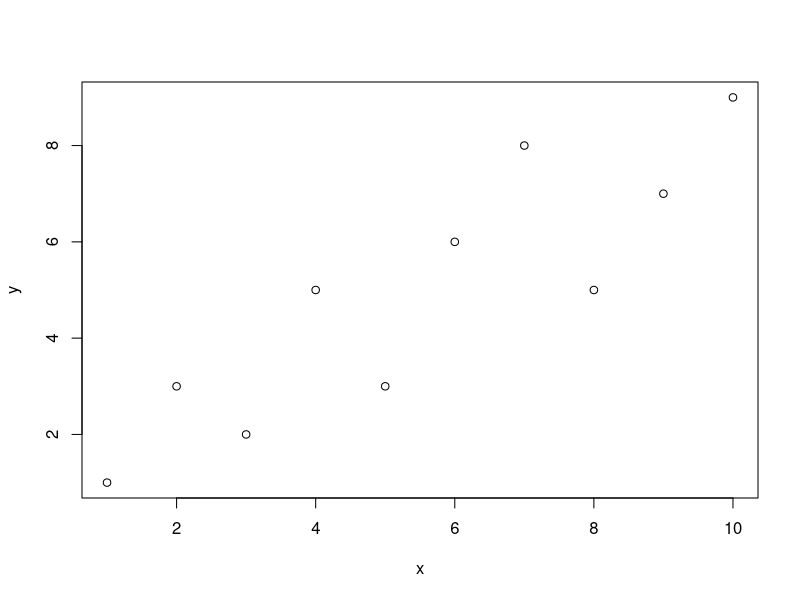
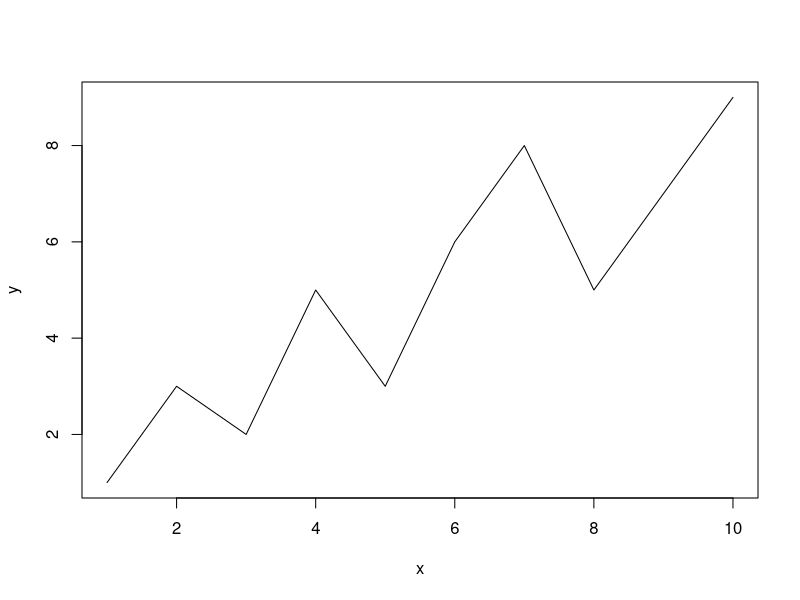

Recreate these plots in R, in order.
# This is an R script. Any line that starts with # is a comment.
# Comments are ignored by R when you run the script..

#### RUNNING CODE ####

# There are a few ways to run this script in RStudio.
# 1) You can run the entire script by pressing Ctrl+Alt+R, or by pressing the Source
#    button in the top right corner of this window.
# 2) You can run a section of the code by selecting it and pressing the Run button,
#    or by pressing Cmd+Enter on a Mac or Ctrl+Enter on a PC. If you do not select any
#    code, then only the line that your cursor is on will be run.
# 3) There are other shortcuts available in the Code menu at the top of the screen.

# Try putting the cursor on the line below and running it by pressing Ctrl+Enter (Cmd+Enter)

2 + 2

# In the console output window below, you should see that R can do math.

#### BASIC MATH ####

# Try adding some code below to subtract (-), multiply (*), and divide (/).

# ANSWER NEEDED HERE.

# Now add some code to create exponentials (^), like 2 raised to the 8th power.

# ANSWER NEEDED HERE.

#### VARIABLES ####

# What if you want to store the result of 2 + 2 and use it later? You need a variable.

result <- 2 + 2

# The line above assigns (<-) the output of 2+2 to the variable 'result'. Run the line,
# and notice that the top right panel of RStudio has changed. It shows you that the
# variable result is currently set to 4.

# Create a variable below called 'message' and assign it the value "Welcome to R!"

# ANSWER NEEDED HERE.

# Now change 'result' to the output of 6 times 7.

# ANSWER NEEDED HERE.


#### INTERLUDE ####

# You've made a lot of changes to this file. Go ahead and create a new commit in
# GitHub Desktop and sync these changes with the GitHub repository.

#### ARRAYS / VECTORS ####

# Arrays are sets of values that have been grouped together in an order.
# In R, you can create an array using the c() function (short for combine).
# Run the line below.

my.array <- c(1,3,5,7,9)

# You can access the value of an element in the array by using it's location
# in the array.
# Note for experienced programmers: The first element in a R array is indexed at
# location 1, not location 0 like most languages.

my.array[2]

# If you wanted to get the value 7 out of the array, how would you do that?

# ANSWER NEEDED HERE.

# You can get more than one element out of an array at a time. Use an array to specify
# the locations that you want to extract.

my.array[c(1,2,3)]
my.array[c(1,5)]

# How would you get just the second and fourth elements?

# ANSWER NEEDED HERE.

# To change the value of an element in an array, just assign it a new value like it is
# a variable

my.array[1] <- 10

# There are some shortcuts for creating arrays. The : operator can be used to create
# sequences of integers

sequence <- 1:10

# Or, more generally, there is a function that you can use called seq()

sequence <- seq(from=1, to=10)

# You can look up information about a function by putting a question mark before the
# name of a function, and then running the line.

?seq

# Notice that the bottom right panel of RStudio changed to show you the documentation
# of the function. R documentation can be a little bit hard to read. You can also
# find an endless supply of examples with Google. Stack Overflow is a particularly
# useful site for finding great examples.

# Try generating a sequence below from 0 to 100 in steps of 10. (e.g., 0, 10, 20, ...)
# Read the documentation on seq or search Stack Overflow to figure out what you need to change.

# ANSWER NEEDED HERE.

# You can use basic mathematical operators with vectors and scalars.
# (A scalar is a vector with a single element, or, in plain English, just a number).

my.array <- c(1,2,3,4)
my.array <- my.array * 2

# Notice that each element of the array was multiplied by 2.

# You can also use basic mathematical operators with vectors and vectors.

array.a <- c(1,2,3,4)
array.b <- c(5,6,7,8)
array.c <- array.a + array.b

# What happens if array.a and array.b have different numbers of elements?
# Test it out below, and then write a short description of what is happening
# in a comment.

# ANSWER NEEDED HERE.

#### FINDING HELPFUL FUNCTIONS ####

# A common misconception about experienced programmers is that they can sit down
# and write a program from start-to-finish based on the knowledge in their head.
# The truth is that experienced programmers are constantly using external resources
# (the internet) to figure out how to solve problems. A big difference between
# novice and veteran programmers is that veterans know how to search for the
# specific answers that they need.

# If you are a new programmer, one of the best things you can learn is where to
# look for information. I recommend always starting with stackoverflow.com. It
# is a Q&A site used by programmers of all abilities and you can usually find an
# answer to whatever problem you are trying to solve. The hardest thing to learn
# is how to formulate a good search query so that you get the answer you are looking
# for. 

# I want you to practice. Find a function in R that will do each of the following.
# HINT: There is a built-in R function for each of these.

# 1) Take the square root of 16

# ANSWER NEEDED HERE.

# 2) Create an array that is 10 repetitions of the number 3
#    e.g., (3, 3, 3, 3, 3, 3, 3, 3, 3, 3).

# ANSWER NEEDED HERE.

# 3) Add all the numbers in the vector below.

add.me <- c(2,4,6,7,8,5,12) # the answer is 44

# ANSWER NEEDED HERE.

# 4) Generate a random integer between 0 and 100.

# ANSWER NEEDED HERE

# (This might be a good moment to commit and push your code!)

#### CONDITIONAL STATEMENTS ####

# Programs often require conditional execution:
# If this thing is true, do this.
# Otherwise, do this.

# In R, this is done with an if statement.

first.number <- 2
second.number <- 4

if(first.number < second.number){
  message <- "The first number is smaller."
} else {
  message <- "The first number is not smaller."
}
print(message)

# Write code that generates a random integer between 1 and 4, and prints "EVEN"
# or "ODD" to indicate if the number is even or odd. (You may want to search for 
# help about how to determine if a number is even or odd in R.)

# ANSWER NEEDED HERE

#### EXTERNAL LIBRARIES ####

# As you search the internet for R code, you'll often find that good solutions
# are available in R packages. R packages are code that is not part of the
# default R installation. R has a package management system that make it really
# easy to install packages. One way to install is with install.packages()

install.packages('dplyr')

# You can also use RStudio to install packages. Go to Tools > Install Packages.

# You only need to install a package ONCE per computer, so I recommend running
# the install.packages command in the R console (lower left window of RStudio)
# and not putting it in your script.

# To load a package, use library()

library(dplyr)

# You must load the package once per R session, so it makes sense to include the
# library() command in your script.

#### BASIC PLOTTING ####

# R has a very powerful set of tools for creating plots.
# We will explore these more throughout the semester. For now, let's look
# at a few really basic plots.

# Scatter plot
# You can create a scatter plot by calling plot() with two arrays of numbers.

x <- 1:10
y <- c(1,3,2,5,3,6,8,5,7,9)
plot(x,y)

# Notice that the plot shows up in RStudio's bottom right panel.

# You can change this to a line plot by setting the type option:

plot(x,y,type='l')

#### YOUR OWN FUNCTIONS ####

# To write a function in R, use the function keyword.

add.two <- function(x) { return(x+2) }
add.two(10) # outputs 12

multiply.numbers <- function(x, y) {
  answer <- x * y
  return(answer)
}
multiply.numbers(2,3) # outputs 6

# Notice that you can have different numbers of parameters, and that the output
# of the function is specified in return()

# Write a function that takes two numbers and returns a random integer that is between
# the two numbers (including both end numbers as possibilities).

# ANSWER NEEDED HERE.

#### DATA FRAMES ####

# Data frames are similar to a spreadsheet. There are a set of columns, which can
# be named, and a set of rows. Each row is a new entry (data point).

# You can create a data frame by using data.frame(), or through many other methods
# that return a data frame as their output.

# Here we define three columns of data as 10-element vectors/arrays.
# Then we use data.frame() to create the data frame.

trial.number <- 1:10
reaction.time <- c(1223, 1158, 975, 824, 528, 477, 489, 434, 465, 487)
correct.response <- c(TRUE, FALSE, TRUE, FALSE, TRUE, TRUE, TRUE, FALSE, TRUE, TRUE)

subject.data <- data.frame(
  trial = trial.number,
  rt = reaction.time,
  correct = correct.response
)

# You can access values in a data frame as if it is a two-dimensional array

subject.data[1, 'rt'] # Row 1, Column 'rt'
subject.data[1:5, 'rt'] # Rows 1 to 5, Column 'rt'
subject.data[,'rt'] # All rows, Column 'rt'
subject.data[1,] # Row 1, All Columns

# You can use the $ operator to quickly extract a column

subject.data$rt # get the rt column

# You can assign a new column with the $ operator as well.

subject.data$log.rt <- log(subject.data$rt)

# One very useful R package for manipulating data frames is dplyr. If you ran the code
# in the section about R packages, then dplyr should be installed and loaded already.

# dplyr implements a "grammar" of data manipulation. It makes it really easy to do things
# like group data by different variables, find the average of a variable, filter data
# by values in a column, and so on. As we will see in the last part of this lab, you can
# even use dplyr to create a simple model!

# There is a helpful and straightforward tutorial on dplyr here:
# https://cran.rstudio.com/web/packages/dplyr/vignettes/introduction.html

# For example, here is how you would use dplyr to filter the subject.data data frame
# to look at only CORRECT responses. Note that if you run the line below, the data
# shown in the console is only the correct responses.

subject.data %>% filter(correct.response == T)

# dplyr will take some practice and getting used to. The %>% operator is particularly
# weird. You can think of the %>% operator as specifying a chain of events. Whatever
# is to the left of %>% will be evaluated and then passed as input to whatever is 
# to the right of %>%. 

# Write a filter statement here that keeps only the trials with a response time
# less than 1,000 in the subject.data data frame.

# ANSWER NEEDED HERE.

# mutate() is another very useful dplyr function. It allows you to create a new column
# based on the existing columns. For example, suppose that responses larger than 1,000ms
# are too slow in this experiment. We could add a new column to the data called too.slow
# that has a value of TRUE when the response is > 1,000 and FALSE when the response is
# <= 1000. Here's what that would look like.

subject.data <- subject.data %>% mutate(too.slow = rt > 1000)

# Note that we have to use the <- operator to save the result back in our data frame.
# If you run the code without the <- operator, then you'll see the output in the 
# console below, but it won't be saved in the variable.

# Write your own mutate() statement that indicates whether the trial.number is ODD or EVEN
# by adding a column to the data that is called trial.number.odd and has a value of TRUE
# when the trial number is ODD and FALSE when it is EVEN. Save this column in the data frame.

# ANSWER NEEDED HERE #


# Another key set of functions with dplyr is the combination of group_by() and summarize().
# These functions are useful when you want to create different groups in your data, and then
# calculate some kind of summary metric.
# For example, suppose we want the mean RT for correct and incorrect responses in the
# subject.data data frame. First, we need to group the data by whether the response
# is correct or incorrect. Then, we use summarize to calculate the mean RT.
# Here's how we do that:

summary.data <- subject.data %>% group_by(correct) %>% summarize(mean_rt = mean(rt))

# Write a group_by() + summarize() combo that calculates the proportion of correct
# trials in ODD and EVEN numbered trials.

#### LAST PIECE: MISC LAB STUFF #####

# Writing a better sample() function.

# R has a built-in function called sample(). You might have already discovered it above when
# trying to generate random integers. The sample function lets you specify a vector and the 
# number of random samples you want to draw from that vector. For example, the code below
# picks a random number from the vector of odd numbers between 1 and 9.

sample(c(1,3,5,7,9), 1)

# This function is going to be crucial for the model that you are about to build, but it has
# one odd-quirk that you need to be careful of. If you sample from a vector of only one element,
# it behaves differently. Run the code below several times to see:

sample(c(10), 1)

# You might (very reasonably!) expect to get the number 10 over and over again, but instead you
# saw numbers between 1 and 10. This is because when sample() gets only a single number in the 
# first argument, it samples from the entire set of integers less than or equal to that number!

# This is going to be a problem for the model you are about to write. We'll want a sample function
# that always returns the single number if given a single number. The good thing is that you have
# all the tools you need to write that function! Implement the code below so that the last line of
# this file always returns the number 10.

# HINT: One way to solve this is to check how many elements are in the input.vector and then
# do different things when the input.vector has one item vs. more than one item, using an if
# statement.
# Search the internet for a function that will tell you how many items are in the vector.

better.sample <- function(input.vector, sample.size){
  
}

better.sample(c(10), 1) # should always return 10!

better.sample(1:10, 1) # should return numbers between 1 and 10.